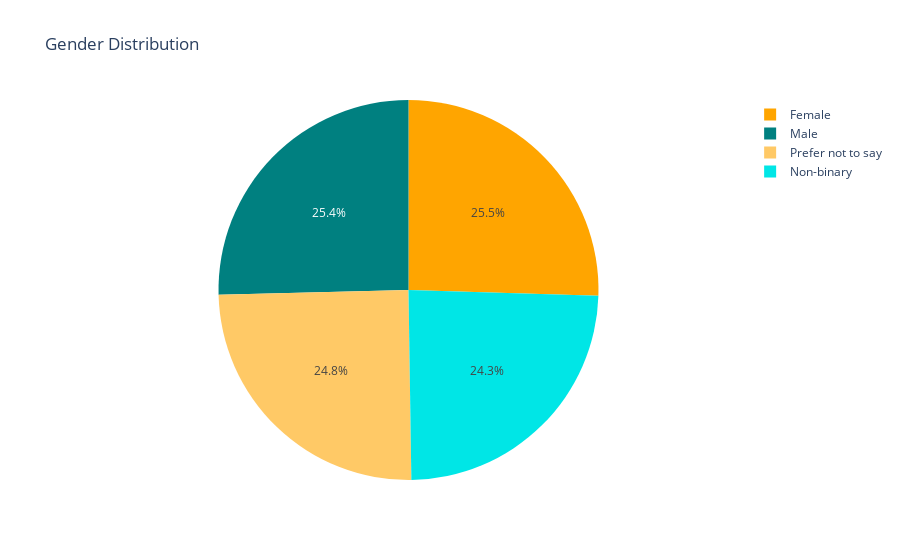

This figure's notebook cell:
### Code cell
# Gender distribution using plotly
fig = px.pie(data, names='Gender', title='Gender Distribution', color_discrete_sequence=['orange', 'teal'])
fig.show()

### Figure 1 — Plotly figure (JSON) as saved in the notebook; plotly's stock layout.template omitted (floating-point values rounded to 4 significant figures; data arrays with more than 128 entries replaced by an {"elided": "..."} marker saying what was removed)
{"data": [{"domain": {"x": [0, 1], "y": [0, 1]}, "hovertemplate": "Gender=%{label}<extra></extra>", "labels": {"elided": "5000 str values"}, "legendgroup": "", "name": "", "showlegend": true, "type": "pie"}], "layout": {"legend": {"tracegroupgap": 0}, "piecolorway": ["orange", "teal"], "title": {"text": "Gender Distribution"}}}
